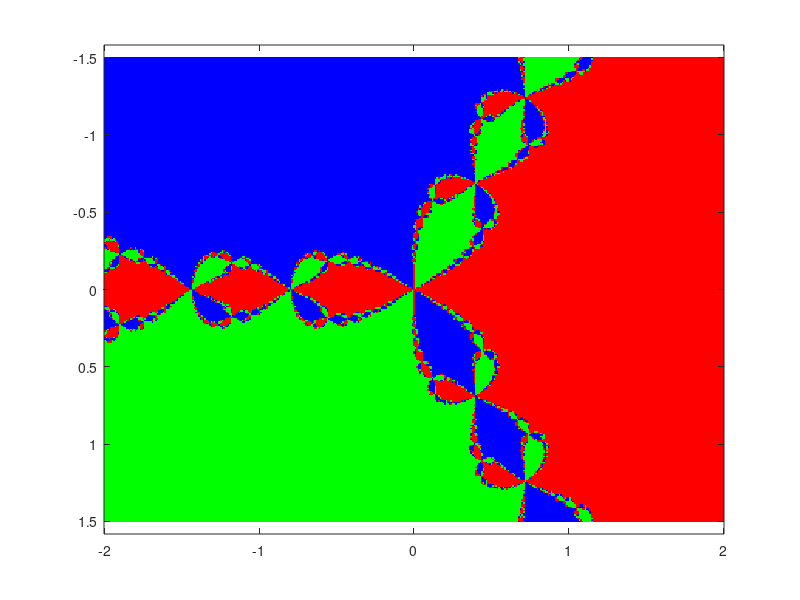

Write MATLAB code to recreate this figure.
% This program visualises the regions of attraction when
% computing the zeros of z^3-1 = 0 by means of Newton's method 
% (cf. Chapter 9.4).
%
% The axis window is defined by means of the following parameters:
% ux = smallest x-coordinate
% ox = largest x-coordinate
% nx = number of grid points on the x-axis
% uy = smallest x-coordinate
% oy = largest x-coordinate
% ny = number of grid points on the y-axis
%
% the parameter kmax determines the number of iterations

ux = -2;
ox = 2;
nx = 401;
uy = -1.5;
oy = 1.5;
ny = 301;
xx = linspace(ux, ox, nx);
yy = linspace(uy, oy, ny);
[x,y] = meshgrid(xx,yy);
c = zeros(ny,nx);
for i = 1:ny
  for j = 1:nx
    z = x(i,j)+sqrt(-1)*y(i,j);
    for k = 1:50
      z = z-(z^3-1)/(3*z^2);
    end
    if (abs(z-1)<1e-4)
      c(i,j,:) = 1;
    elseif (abs(z-(-1+sqrt(-3))/2)<1e-4)
      c(i,j,:) = 2;
    elseif (abs(z-(-1-sqrt(-3))/2)<1e-4)
      c(i,j,:) = 3;
    end
  end
end
colormap([1 0 0; 0 1 0; 0 0 1])
image([ux ox], [uy oy], c)
axis equal
